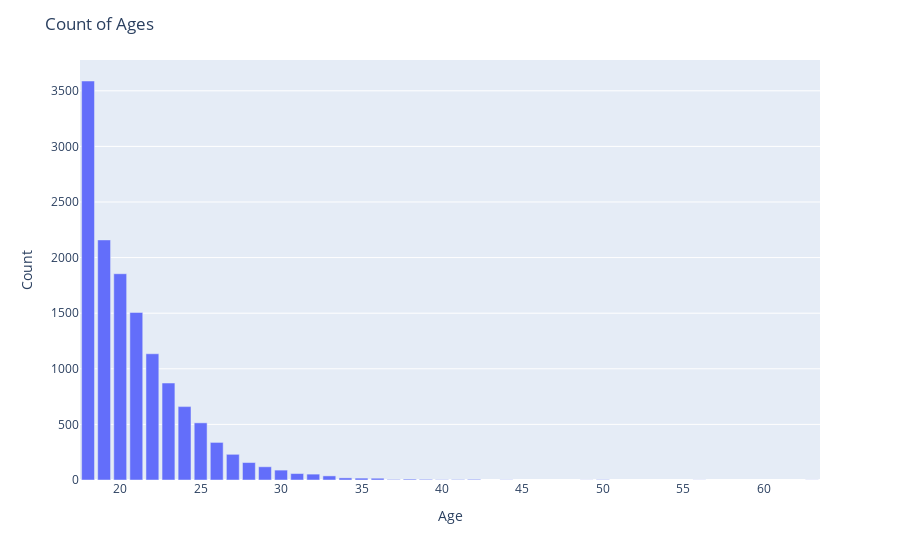

The code cell stored with this chart in its notebook:
### Code cell
fig = px.bar(df['Age'].value_counts().reset_index(), x='Age', y='count')
fig.update_layout(title='Count of Ages', xaxis_title='Age', yaxis_title='Count')
fig.show()

### Figure 1 — Plotly figure (JSON) as saved in the notebook; plotly's stock layout.template omitted (floating-point values rounded to 4 significant figures)
{"data": [{"alignmentgroup": "True", "hovertemplate": "Age=%{x}<br>count=%{y}<extra></extra>", "legendgroup": "", "marker": {"color": "#636efa", "pattern": {"shape": ""}}, "name": "", "offsetgroup": "", "orientation": "v", "showlegend": false, "textposition": "auto", "type": "bar", "x": [18, 19, 20, 21, 22, 23, 24, 25, 26, 27, 28, 29, 30, 31, 32, 33, 34, 35, 36, 38, 39, 42, 37, 41, 40, 50, 44, 63, 49, 56], "xaxis": "x", "y": [3588, 2159, 1855, 1507, 1135, 872, 660, 514, 338, 231, 157, 119, 89, 58, 53, 37, 19, 17, 16, 8, 6, 6, 5, 4, 3, 3, 2, 1, 1, 1], "yaxis": "y"}], "layout": {"barmode": "relative", "legend": {"tracegroupgap": 0}, "margin": {"t": 60}, "title": {"text": "Count of Ages"}, "xaxis": {"anchor": "y", "domain": [0, 1], "title": {"text": "Age"}}, "yaxis": {"anchor": "x", "domain": [0, 1], "title": {"text": "Count"}}}}
